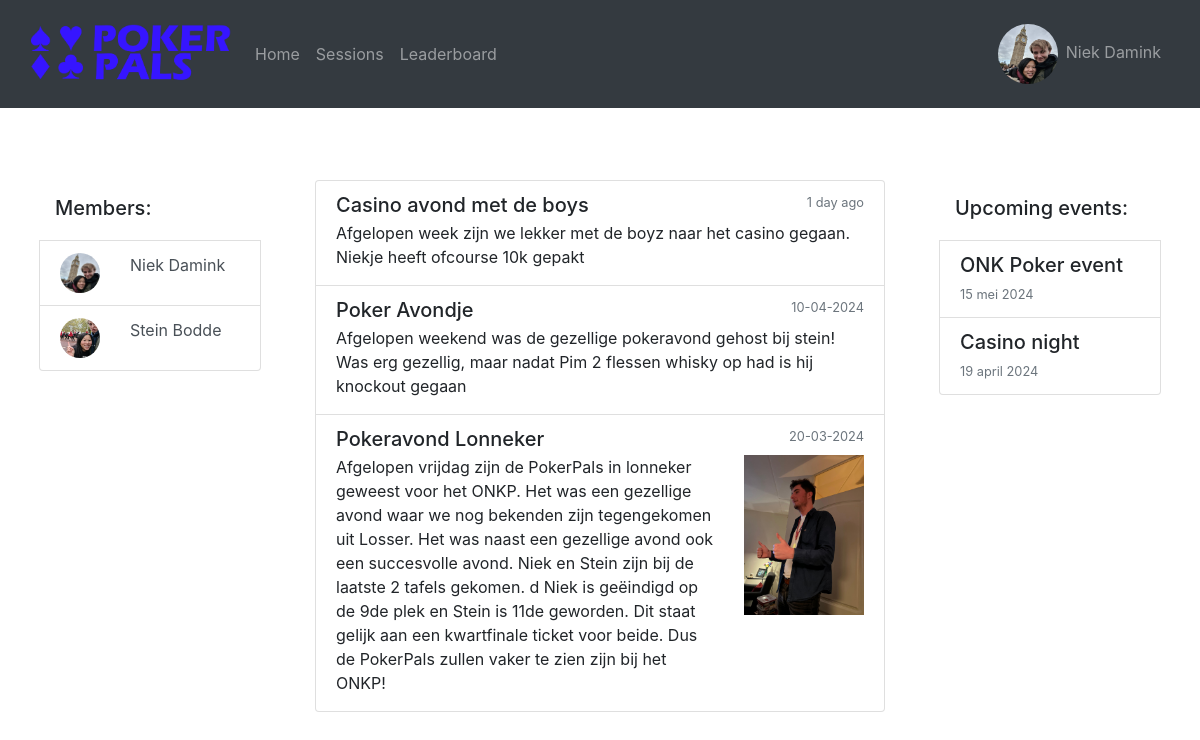
Page / (signed in) on the earlier database version.
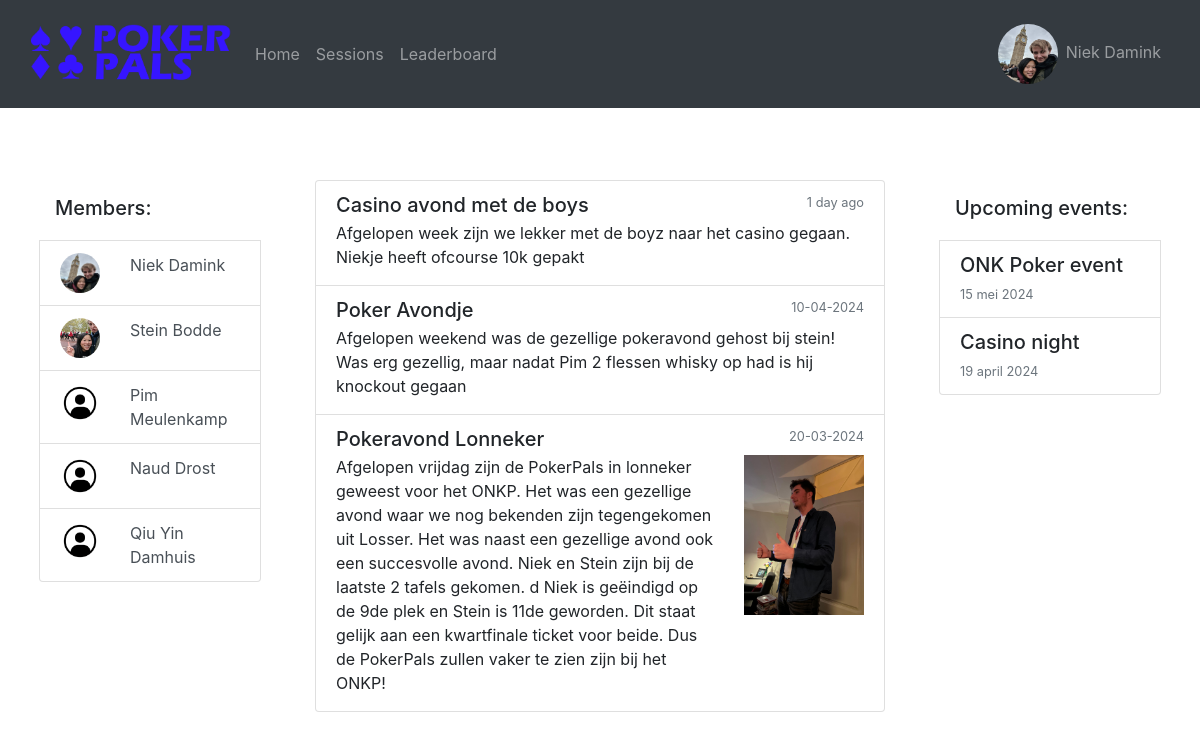
Same page on the later database version.
### website/models.py (models this page shows)
class User(db.Model, UserMixin):
    id = db.Column(db.Integer, primary_key=True)
    name = db.Column(db.String(150), unique=True)
    password = db.Column(db.String(150))
    imgURL = db.Column(db.String(10000))

### website/views.py (the view)
@views.route('/')
@login_required
def home():
    return render_template("home.html", user = current_user, user_list = getUserAndImage())

### website/__init__.py (called while the page is built)
def create_app():
    app = Flask(__name__)
    app.config['SECRET_KEY'] = 'ksjdksajdk17HSSH2ssj88ss'
    app.config['SQLALCHEMY_DATABASE_URI'] = f'sqlite:///{DB_NAME}'
    db.init_app(app)
    from .views import views
    from .auth import auth
    from .admin import admin
    app.register_blueprint(views, url_prefix='/')
    app.register_blueprint(auth, url_prefix='/')
    app.register_blueprint(admin, url_prefix='/admin')
    from .models import User, Post
    create_database(app)
    login_manager = LoginManager()
    login_manager.login_view = 'auth.login'
    login_manager.init_app(app)
    @login_manager.user_loader
    def load_user(id):
        return User.query.get(int(id))
    return app

### website/dbQueries.py (called while the page is built)
def getUserAndImage():
    users = User.query.all()
    user_list = []
    for user in users:
        if user.name != "Admin":
            user_list.append([user.name, user.imgURL])
    return user_list

### website/templates/home.html
{% extends "base.html"%} {% block title %} Home {% endblock %}
{% block content%}
<br>
<br>
<br>
<div class="row">
    <div class="col">
        <ul class="list-group px-4">
            <h5 class="mb-1 p-3">Members:</h5>
            {% for name, url in user_list%}
            <li class="list-group-item list-group-item-action">
                <div class="row">
                    <div class="col-auto">
                        <img class="rounded-circle" src="{{url_for('static', filename= url)}}" width="40px" height="40px">
                    </div>
                    <div class="col">
                        {{ name }}
                    </div>
                </div>
            </li>
            {% endfor %}
        </ul>
    </div>
    <div class="col-6">
        <div class="list-group">
            <a class="list-group-item list-group-item-action flex-column align-items-start">
                <div class="d-flex w-100 justify-content-between">
                    <h5 class="mb-1">Casino avond met de boys</h5>
                    <small class="text-muted">1 day ago</small>
                </div>
                <p class="mb-1">Afgelopen week zijn we lekker met de boyz naar het casino gegaan. Niekje heeft ofcourse
                    10k gepakt</p>
            </a>
            <a class="list-group-item list-group-item-action flex-column align-items-start">
                <div class="d-flex w-100 justify-content-between">
                    <h5 class="mb-1">Poker Avondje</h5>
                    <small class="text-muted">10-04-2024</small>
                </div>
                <p class="mb-1">Afgelopen weekend was de gezellige pokeravond gehost bij stein! Was erg gezellig, maar
                    nadat Pim 2 flessen whisky op had is hij knockout gegaan</p>
            </a>
            <a class="list-group-item list-group-item-action flex-column align-items-start">
                <div class="d-flex w-100 justify-content-between">
                    <h5 class="mb-1">Pokeravond Lonneker</h5>
                    <small class="text-muted">20-03-2024</small>
                </div>
                <div class="row">
                    <div class="col">
                        <p class="mb-1">Afgelopen vrijdag zijn de PokerPals in lonneker geweest voor het ONKP.
                            Het was een gezellige avond waar we nog bekenden zijn tegengekomen uit Losser. Het was naast
                            een gezellige avond ook een succesvolle avond. Niek en Stein zijn bij de laatste 2 tafels
                            gekomen.
                            d Niek is geëindigd op de 9de plek en Stein is 11de geworden. Dit staat gelijk aan een
                            kwartfinale ticket voor beide.
                            Dus de PokerPals zullen vaker te zien zijn bij het ONKP!</p>
                    </div>
                    <div class="col-auto">
                        <img src="{{url_for('static', filename='pictures/pim.jpg')}}" width="120px">
                    </div>
                </div>
            </a>
        </div>
    </div>
    <div class="col">
        <div class="list-group px-4">
            <h5 class="mb-1 p-3">Upcoming events:</h5>
            <a class="list-group-item list-group-item-action flex-column align-items-start">
                <div class="d-flex w-100 justify-content-between">
                    <h5 class="mb-1">ONK Poker event</h5>
                </div>
                <small class="text-muted">15 mei 2024</small>
            </a>
            <a class="list-group-item list-group-item-action flex-column align-items-start">
                <div class="d-flex w-100 justify-content-between">
                    <h5 class="mb-1">Casino night</h5>
                </div>
                <small class="text-muted">19 april 2024</small>
            </a>
        </div>
    </div>
    {% endblock %}

### website/templates/base.html (shortened to what this page needs)
<!DOCTYPE html>
<html>
  <head>
    <link
      rel="stylesheet"
      href="https://stackpath.bootstrapcdn.com/bootstrap/4.4.1/css/bootstrap.min.css"
    />
    <link
      rel="stylesheet"
      href="https://stackpath.bootstrapcdn.com/font-awesome/4.7.0/css/font-awesome.min.css"
    />
  </head>
  <body>
    {% if user.is_authenticated %}
    <nav class="navbar navbar-expand-lg navbar-dark bg-dark">
        <div class="container-fluid">
          <a class="navbar-brand">
            <img src="{{url_for('static', filename='pictures/logo.png')}}" width="200px">
          </a>
          <div class="collapse navbar-collapse" id="navbarText">
            <ul class="navbar-nav me-auto mb-2 mb-lg-0">
              <li class="nav-item">
                <a class="nav-link" href="/">Home</a>
              </li>
              <li class="nav-item">
                <a class="nav-link" href="/sessions">Sessions</a>
              </li>
              <li class="nav-item">
                <a class="nav-link" href="/leaderboard">Leaderboard</a>
              </li>
            </ul>
            <ul class="navbar-nav ml-auto mb-2 mb-lg-0">
                <li class="nav-item">
                    <a class="nav-link" href="/account"><img class='rounded-circle m-2' src="{{url_for('static', filename=user.imgURL)}}" width="60px" height="60px" class="avatar">{{user.name}}</a>
                </li>
            </ul>
          </div>
        </div>
    </nav>
    {% endif %}
    <div class="container-fluid">
        {% block content%}
        {% endblock %}
    </div>
  </body>
</html>

Differences in the rows shown:
added User: imgURL (picture), name "Pim Meulenkamp"
added User: imgURL (picture), name "Naud Drost"
added User: imgURL (picture), name "Qiu Yin Damhuis"
